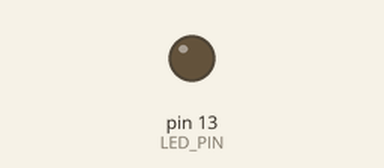
Recording of a sketch running on a simulated Arduino Uno, built with avr-gcc and run on an emulated ATmega328P. On the bench: output pins drawn as LEDs (lit = HIGH). No radio packets arrive unless stated; pins used as bus, display or sensor lines are not drawn.

Above: at 1.6 s.
At 6.43 s:
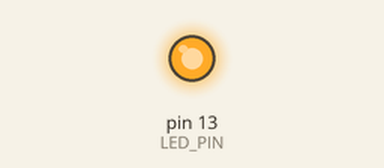
Timing chart, 0 to 7.3 s (numbered marks = the images above):
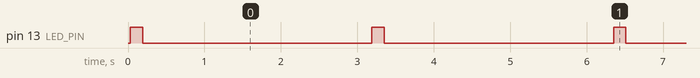

The sketch:

Solar.ino
```cpp
#include <SPI.h>
#include <RH_RF95.h>

#define RFM95_CS 8
#define RFM95_RST 4
#define RFM95_INT 3
#define LED_PIN LED_BUILTIN

RH_RF95 rf95(RFM95_CS, RFM95_INT);

uint8_t buf[255];
int i = 0;

void setup() {
  pinMode(LED_PIN, OUTPUT);
  digitalWrite(LED_PIN, LOW);

  pinMode(RFM95_RST, OUTPUT);
  digitalWrite(RFM95_RST, HIGH);
  delay(10);
  digitalWrite(RFM95_RST, LOW);
  delay(10);
  digitalWrite(RFM95_RST, HIGH);
  delay(10);

  Serial.begin(115200);

  if (!rf95.init()) {
    while (1);
  }

  rf95.setModemConfig(RH_RF95::Bw125Cr45Sf128);
  rf95.setFrequency(868.1);
  rf95.setTxPower(8, false);
}

void loop() {
  String message = "Xeno's Solar #";
  message += i;
  i++;

  message.toCharArray((char*)buf, message.length() + 1);

  digitalWrite(LED_PIN, HIGH);
  delay(100);

  rf95.send((uint8_t *)buf, message.length() + 1);
  rf95.waitPacketSent();

  digitalWrite(LED_PIN, LOW);

  delay(3000);
}
```

Measured:
- by itself, pin 13 (LED_PIN): alternates HIGH for 0.16 s and LOW for 3.0 s
